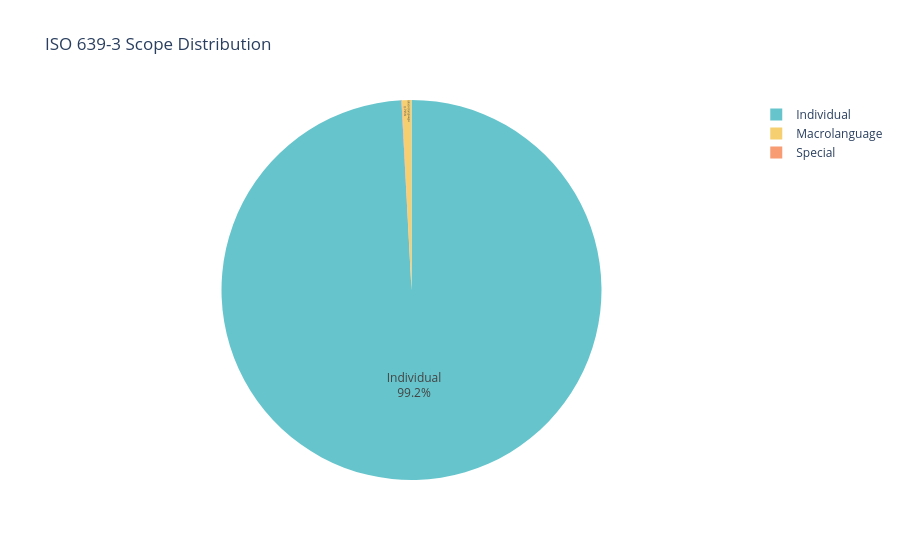

Here is the notebook cell this chart was saved with:
### Markdown cell above
## 6 · Scope distribution

### Code cell
scope_labels = {"I": "Individual", "M": "Macrolanguage", "S": "Special"}

scope_df = pd.DataFrame([
    {"scope": scope_labels.get(lang.scope, lang.scope), "count": 1}
    for lang in db.languages
]).groupby("scope", as_index=False).sum()

fig2 = px.pie(
    scope_df,
    names="scope",
    values="count",
    title="ISO 639-3 Scope Distribution",
    color_discrete_sequence=px.colors.qualitative.Pastel,
)
fig2.update_traces(textposition="inside", textinfo="percent+label")
fig2.show()

### Figure 1 — Plotly figure (JSON) as saved in the notebook; plotly's stock layout.template omitted (floating-point values rounded to 4 significant figures)
{"data": [{"domain": {"x": [0, 1], "y": [0, 1]}, "hovertemplate": "scope=%{label}<br>count=%{value}<extra></extra>", "labels": ["Individual", "Macrolanguage", "Special"], "legendgroup": "", "name": "", "showlegend": true, "textinfo": "percent+label", "textposition": "inside", "type": "pie", "values": [7862, 63, 4]}], "layout": {"legend": {"tracegroupgap": 0}, "piecolorway": ["rgb(102, 197, 204)", "rgb(246, 207, 113)", "rgb(248, 156, 116)", "rgb(220, 176, 242)", "rgb(135, 197, 95)", "rgb(158, 185, 243)", "rgb(254, 136, 177)", "rgb(201, 219, 116)", "rgb(139, 224, 164)", "rgb(180, 151, 231)", "rgb(179, 179, 179)"], "title": {"text": "ISO 639-3 Scope Distribution"}}}
